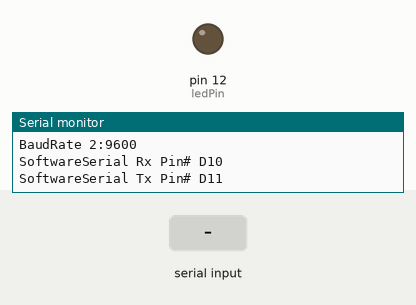
Recording of a sketch running on a simulated Arduino Uno, built with avr-gcc and run on an emulated ATmega328P. Parts: output pins drawn as LEDs (lit = HIGH), the last lines printed to the serial monitor. The inputs (shaded band) are chosen by the test bench.

Above: at 1.2 s.
1.3 s: "a" received over the second serial link
At 2.5 s:
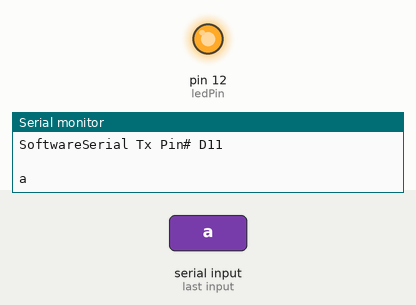
2.8 s: "b" received over the second serial link
At 3.7 s:
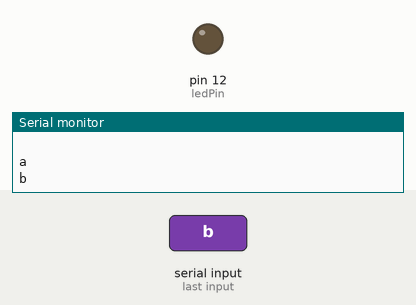
Timing chart, 0 to 5.8 s (numbered marks = the images above; inputs shaded):
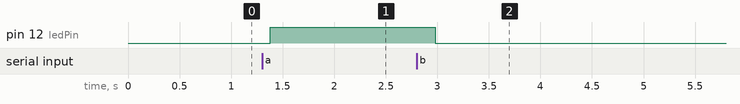

Measured:
- after the input at 1.3 s, pin 12 (ledPin): LOW → HIGH after 0.08 s
- after the input at 2.8 s, pin 12 (ledPin): HIGH → LOW after 0.18 s

The sketch:

_2xbees_Receiver2_mod.ino
```cpp
// (licence header left out)
//#define potPin 3
#include <SoftwareSerial.h>

#define ledPin 12
//const int buttonPin = 9;     // the number of the pushbutton pin

int inByte = 'z';
int LastinByte = 'z';


// Define the pins on Arduino for XBee comminication
uint8_t pinRx = 10, pinTx = 11; // the pin on Arduino
long BaudRate = 9600 , sysTick = 0;
char GotChar;
// Initialize NewSoftSerial
SoftwareSerial mySerial( pinRx , pinTx );

void setup()  {
  pinMode(ledPin, OUTPUT);
  digitalWrite(ledPin,LOW);

  Serial.begin(9600);
  Serial.println("XBee Communication Test Start 2 !");
  Serial.print("BaudRate 2:");
  Serial.println(BaudRate);
  Serial.print("SoftwareSerial Rx Pin# D");
  Serial.println(pinRx,DEC);
  Serial.print("SoftwareSerial Tx Pin# D");
  Serial.println(pinTx,DEC);

  // This part is the NewSoftSerial for talking to XBee
  mySerial.begin(BaudRate);
  mySerial.println("Powered by SoftwareSerial 2 !");

}

void loop() {
  //digitalWrite(ledPin,HIGH);

  //Serial.print("Stored value...");
  //inByte = mySerial.read();
  //Serial.write(inByte);
  //Serial.println("waiting for input...");
  delay(100);

  if (mySerial.available()){

    inByte = mySerial.read();

    if (inByte == 97){ // 'a'
      digitalWrite(ledPin,HIGH);
    }
    else{
      if (inByte == 98){ // 'b'
        digitalWrite(ledPin,LOW);
      }
    }
    if(LastinByte != inByte ) Serial.println(" ");
    Serial.write(inByte);
    LastinByte = inByte;

   }
  delay(100);
}
```
